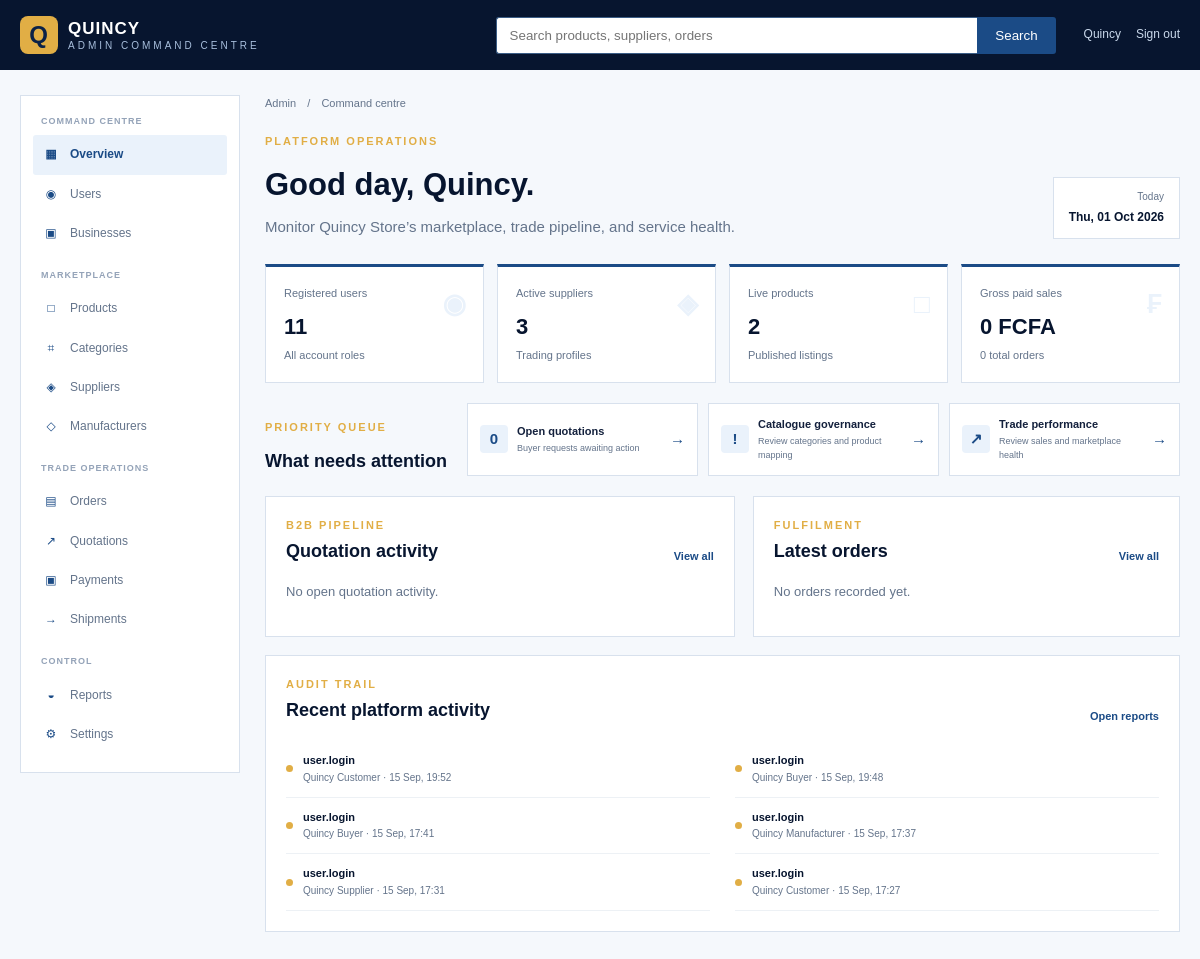
The app's page /admin/index.php (signed in) with its own data.
### tables this page shows
CREATE TABLE `audit_logs` (
  `id` int(11) NOT NULL,
  `user_id` int(11) DEFAULT NULL,
  `action` varchar(100) NOT NULL,
  `table_name` varchar(100) DEFAULT NULL,
  `record_id` int(11) DEFAULT NULL,
  `old_values` text DEFAULT NULL,
  `new_values` text DEFAULT NULL,
  `ip_address` varchar(45) DEFAULT NULL,
  `created_at` timestamp NOT NULL DEFAULT current_timestamp()
);

### includes/functions.php (called while the page is built, shortened)
<?php
function e(mixed $value): string
{
    return htmlspecialchars((string) $value, ENT_QUOTES, 'UTF-8');
}
function formatPrice(float|int|string $amount): string
{
    return number_format((float) $amount, 0, '.', ' ') . ' FCFA';
}

### config/config.php (called while the page is built, shortened)
<?php
require_once __DIR__ . '/database.php';
spl_autoload_register(static function (string $class): void {
    $path = ROOT_PATH . '/classes/' . $class . '.php';
});

### config/database.php (called while the page is built, shortened)
<?php
final class Database
{
    private static ?self $instance = null;
    private PDO $connection;
    private function __construct()
    {
        $dsn = sprintf(
            'mysql:host=%s;port=%s;dbname=%s;charset=%s',
            DB_HOST,
            DB_PORT,
            DB_NAME,
            DB_CHARSET
        );
        $this->connection = new PDO($dsn, DB_USER, DB_PASS, [
            PDO::ATTR_ERRMODE => PDO::ERRMODE_EXCEPTION,
            PDO::ATTR_DEFAULT_FETCH_MODE => PDO::FETCH_ASSOC,
            PDO::ATTR_EMULATE_PREPARES => false,
        ]);
    }
    public static function getInstance(): self
    {
        return self::$instance ??= new self();
    }
    public function getConnection(): PDO
    {
        return $this->connection;
    }
}

### classes/AuditLog.php (called while the page is built, shortened)
<?php
class AuditLog
{
    private PDO $db;
    public function __construct()
    {
        $this->db = Database::getInstance()->getConnection();
    }
    public function getRecent(int $limit = 50): array
    {
        $limit = max(1, min($limit, 200));
        $stmt = $this->db->query(
            'SELECT a.*, CONCAT(u.first_name," ",u.last_name) AS user_name, u.email
             FROM audit_logs a
             LEFT JOIN users u ON u.id = a.user_id
             ORDER BY a.created_at DESC
             LIMIT ' . $limit
        );
        return $stmt->fetchAll();
    }
}

### admin/index.php (the view, shortened to what this page needs)
<?php
require_once dirname(__DIR__) . '/config/config.php';
require_once ROOT_PATH . '/includes/functions.php';
$db = Database::getInstance()->getConnection();
$metrics = ['users' => 0, 'suppliers' => 0, 'products' => 0, 'orders' => 0, 'sales' => 0, 'pending_quotes' => 0];
$queues = ['quotes' => [], 'orders' => [], 'activity' => []];
try {
    $queries = [
        'users' => 'SELECT COUNT(*) FROM users',
        'suppliers' => 'SELECT COUNT(*) FROM suppliers WHERE status = "active"',
        'products' => 'SELECT COUNT(*) FROM products WHERE status = "active"',
        'orders' => 'SELECT COUNT(*) FROM orders',
        'sales' => 'SELECT COALESCE(SUM(total_amount), 0) FROM orders WHERE payment_status = "paid"',
        'pending_quotes' => 'SELECT COUNT(*) FROM quotation_requests WHERE status IN ("pending", "negotiating")',
    ];
    foreach ($queries as $key => $query) {
        $metrics[$key] = $key === 'sales' ? (float) $db->query($query)->fetchColumn() : (int) $db->query($query)->fetchColumn();
    }
    $queues['quotes'] = $db->query(
        'SELECT qr.id, qr.status, qr.created_at, s.supplier_name,
                CONCAT(u.first_name, " ", u.last_name) AS buyer_name
         FROM quotation_requests qr
         INNER JOIN suppliers s ON s.id = qr.supplier_id
         INNER JOIN users u ON u.id = qr.buyer_id
         WHERE qr.status IN ("pending", "negotiating")
         ORDER BY qr.created_at DESC LIMIT 5'
    )->fetchAll();
    $queues['orders'] = $db->query(
        'SELECT order_number, total_amount, payment_status, order_status, created_at
         FROM orders ORDER BY created_at DESC LIMIT 5'
    )->fetchAll();
    $queues['activity'] = (new AuditLog())->getRecent(6);
} catch (PDOException $exception) {
    error_log('Admin dashboard unavailable: ' . $exception->getMessage());
    $dashboardError = 'Some live dashboard data is temporarily unavailable.';
}
?>
<!doctype html>
<html lang="en">
<head><link rel="stylesheet" href="<?= e(BASE_URL) ?>/assets/css/style.css"><link rel="stylesheet" href="<?= e(BASE_URL) ?>/assets/css/admin.css"></head>
<body class="admin-command-page">
<header class="admin-command-topbar"><div class="container admin-command-topbar-inner"><a class="brand" href="<?= e(BASE_URL) ?>/admin/dashboard.php"><span class="brand-mark">Q</span><span><strong>QUINCY</strong><small>ADMIN COMMAND CENTRE</small></span></a><form class="admin-global-search" action="<?= e(BASE_URL) ?>/admin/products.php" method="get"><input name="q" placeholder="Search products, suppliers, orders"><button type="submit">Search</button></form><div class="admin-user-menu"><span><?= e($_SESSION['user']['first_name'] ?? 'Admin') ?></span><a href="<?= e(BASE_URL) ?>/logout.php">Sign out</a></div></div></header>
<div class="container admin-command-shell">
    <aside class="admin-command-sidebar"><p class="admin-nav-label">COMMAND CENTRE</p><a class="admin-command-active" href="<?= e(BASE_URL) ?>/admin/dashboard.php"><span>▦</span>Overview</a><a href="<?= e(BASE_URL) ?>/admin/users.php"><span>◉</span>Users</a><a href="<?= e(BASE_URL) ?>/admin/businesses.php"><span>▣</span>Businesses</a><p class="admin-nav-label">MARKETPLACE</p><a href="<?= e(BASE_URL) ?>/admin/products.php"><span>□</span>Products</a><a href="<?= e(BASE_URL) ?>/admin/categories.php"><span>⌗</span>Categories</a><a href="<?= e(BASE_URL) ?>/admin/suppliers.php"><span>◈</span>Suppliers</a><a href="<?= e(BASE_URL) ?>/admin/manufacturers.php"><span>◇</span>Manufacturers</a><p class="admin-nav-label">TRADE OPERATIONS</p><a href="<?= e(BASE_URL) ?>/admin/orders.php"><span>▤</span>Orders</a><a href="<?= e(BASE_URL) ?>/admin/quotations.php"><span>↗</span>Quotations<?php if ($metrics['pending_quotes']): ?><b><?= $metrics['pending_quotes'] ?></b><?php endif; ?></a><a href="<?= e(BASE_URL) ?>/admin/payments.php"><span>▣</span>Payments</a><a href="<?= e(BASE_URL) ?>/admin/shipments.php"><span>→</span>Shipments</a><p class="admin-nav-label">CONTROL</p><a href="<?= e(BASE_URL) ?>/admin/reports.php"><span>◒</span>Reports</a><a href="<?= e(BASE_URL) ?>/admin/settings.php"><span>⚙</span>Settings</a></aside>
    <main class="admin-command-workspace">
        <div class="admin-command-breadcrumb">Admin <span>/</span> Command centre</div>
        <div class="admin-command-heading"><div><p class="eyebrow">PLATFORM OPERATIONS</p><h1>Good day, <?= e($_SESSION['user']['first_name'] ?? 'Admin') ?>.</h1><p>Monitor Quincy Store&rsquo;s marketplace, trade pipeline, and service health.</p></div><div class="admin-date-card"><small>Today</small><strong><?= e(date('D, d M Y')) ?></strong></div></div>
        <section class="admin-command-kpis"><article><span>Registered users</span><strong><?= number_format($metrics['users']) ?></strong><small>All account roles</small><b class="kpi-icon">◉</b></article><article><span>Active suppliers</span><strong><?= number_format($metrics['suppliers']) ?></strong><small>Trading profiles</small><b class="kpi-icon">◈</b></article><article><span>Live products</span><strong><?= number_format($metrics['products']) ?></strong><small>Published listings</small><b class="kpi-icon">□</b></article><article><span>Gross paid sales</span><strong><?= e(formatPrice($metrics['sales'])) ?></strong><small><?= number_format($metrics['orders']) ?> total orders</small><b class="kpi-icon">₣</b></article></section>
        <section class="admin-command-actions"><div><p class="eyebrow">PRIORITY QUEUE</p><h2>What needs attention</h2></div><div class="admin-action-cards"><a href="<?= e(BASE_URL) ?>/admin/quotations.php"><span class="admin-action-number"><?= $metrics['pending_quotes'] ?></span><div><strong>Open quotations</strong><small>Buyer requests awaiting action</small></div><b>→</b></a><a href="<?= e(BASE_URL) ?>/admin/categories.php"><span class="admin-action-number">!</span><div><strong>Catalogue governance</strong><small>Review categories and product mapping</small></div><b>→</b></a><a href="<?= e(BASE_URL) ?>/admin/reports.php"><span class="admin-action-number">↗</span><div><strong>Trade performance</strong><small>Review sales and marketplace health</small></div><b>→</b></a></div></section>
        <div class="admin-command-grid"><section class="admin-command-panel"><div class="admin-panel-heading"><div><p class="eyebrow">B2B PIPELINE</p><h2>Quotation activity</h2></div><a href="<?= e(BASE_URL) ?>/admin/quotations.php">View all</a></div><div class="admin-queue-list"><?php if (!$queues['quotes']): ?><p class="admin-muted">No open quotation activity.</p><?php endif; ?></div></section><section class="admin-command-panel"><div class="admin-panel-heading"><div><p class="eyebrow">FULFILMENT</p><h2>Latest orders</h2></div><a href="<?= e(BASE_URL) ?>/admin/orders.php">View all</a></div><div class="admin-orders-list"><?php if (!$queues['orders']): ?><p class="admin-muted">No orders recorded yet.</p><?php endif; ?></div></section></div>
        <section class="admin-command-panel admin-activity-panel"><div class="admin-panel-heading"><div><p class="eyebrow">AUDIT TRAIL</p><h2>Recent platform activity</h2></div><a href="<?= e(BASE_URL) ?>/admin/reports.php">Open reports</a></div><div class="admin-activity-grid"><?php foreach ($queues['activity'] as $activity): ?><article><span class="activity-dot"></span><div><strong><?= e($activity['action']) ?></strong><small><?= e($activity['user_name'] ?? 'System') ?> · <?= e(date('d M, H:i', strtotime($activity['created_at']))) ?></small></div></article><?php endforeach; ?><?php if (!$queues['activity']): ?><p class="admin-muted">No audit activity recorded yet.</p><?php endif; ?></div></section>
    </main>
</div>
</body>
</html>

### assets/css/style.css (style rules this page uses)
:root { --navy-950: #07152f; --navy-900: #0b2147; --navy-800: #123566; --navy-700: #1b4b86; --blue-100: #eaf2fb; --blue-50: #f5f8fc; --white: #ffffff; --ink: #14213d; --muted: #64748b; --border: #d8e1ed; --gold: #e1ae45; --shadow: 0 12px 32px rgba(7, 21, 47, .08); }
* { box-sizing: border-box; }
html { scroll-behavior: smooth; }
body { margin: 0; color: var(--ink); background: var(--white); font: 15px/1.6 Arial, sans-serif; }
a { color: inherit; text-decoration: none; }
.container { width: min(1180px, calc(100% - 40px)); margin: 0 auto; }
.brand { display: inline-flex; align-items: center; gap: 10px; color: var(--white); letter-spacing: 1px; }
.brand-mark { display: grid; width: 38px; height: 38px; place-items: center; color: var(--navy-900); background: var(--gold); border-radius: 8px; font-size: 24px; font-weight: 800; }
.brand strong, .brand small { display: block; line-height: 1; }
.brand strong { font-size: 17px; }
.brand small { margin-top: 4px; color: #a8bfdd; font-size: 10px; letter-spacing: 3px; }
.eyebrow { margin: 0 0 10px; color: var(--gold); font-size: 11px; font-weight: 700; letter-spacing: 2px; }

### records on screen
audit_logs: action "user.login", user_name "Quincy Customer", created_at "15 Sep, 19:52"
audit_logs: action "user.login", user_name "Quincy Buyer", created_at "15 Sep, 19:48"
audit_logs: action "user.login", user_name "Quincy Buyer", created_at "15 Sep, 17:41"
audit_logs: action "user.login", user_name "Quincy Manufacturer", created_at "15 Sep, 17:37"
audit_logs: action "user.login", user_name "Quincy Supplier", created_at "15 Sep, 17:31"
audit_logs: action "user.login", user_name "Quincy Customer", created_at "15 Sep, 17:27"

### other values on screen
$_SESSION['user']['first_name'] "Quincy"
$metrics['users'] "11"
$metrics['suppliers'] "3"
$metrics['products'] "2"
formatPrice($metrics['sales']) "0 FCFA"
$metrics['orders'] "0"
$metrics['pending_quotes'] "0"
